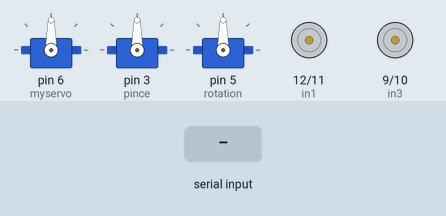
A sketch run on a simulated Arduino Uno, built with avr-gcc and run on an emulated ATmega328P. Shown: 3 × servo, motor-driver pin pairs drawn as motors (green arrow = first pin HIGH = forward, orange = second pin HIGH = backward, longer = more drive, scaled by the enable pin). The test bench sets the inputs (shaded band). What the sketch prints to the serial monitor is not drawn.

Above: at 1.2 s.
1.3 s: "S" received over the second serial link
2.8 s: "U90\n" received over the second serial link
At 3.4 s:
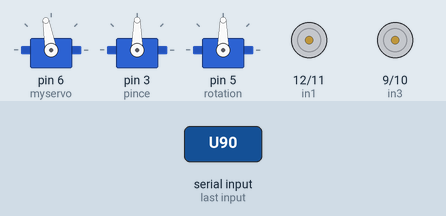
4.3 s: "H90\n" received over the second serial link
At 4.8 s:
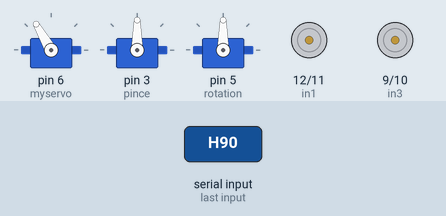
5.9 s: "D90\n" received over the second serial link
At 7.0 s:
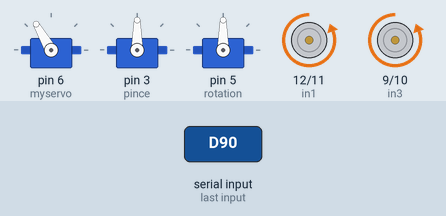
7.4 s: "T90\n" received over the second serial link
At 8.4 s:
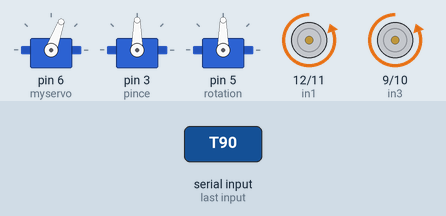
9.0 s: "U,45\n" received over the second serial link
At 9.4 s:
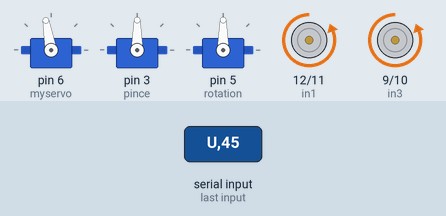
Timing chart, 0 to 11.5 s (numbered marks = the images above; inputs shaded):
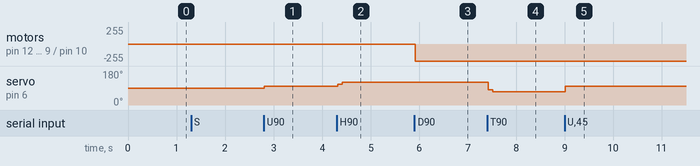

Measured:
- after the input at 2.8 s, servo on pin 6 (myservo): 90° → 100° at once
- after the input at 4.3 s, servo on pin 6 (myservo): 100° → 110° at once, → 120° 0.10 s later
- after the input at 5.9 s, motor on pin 12 (in1) / pin 11 (in2), motor on pin 9 (in3) / pin 10 (in4): stopped → backward 255/255 at once
- after the input at 7.4 s, servo on pin 6 (myservo): 120° → 80° at once, → 70° 0.10 s later
- after the input at 9.0 s, servo on pin 6 (myservo): 70° → 100° at once

The sketch:

Codeofficiel.ino
```cpp
//entrées pour le pont-H
int ena = 13;
int in1 = 12;
int in2 =11;

int enb = 8;
int in3 = 9;
int in4 = 10;


//on inclut et définit le bluetooth
#include<SoftwareSerial.h>
SoftwareSerial BT(2,4);
char DATA;

//Pin pour servo guideur
#include <Servo.h>
Servo myservo;
int PWM = 90;
int pos = 90;

//Pin pour pince
Servo pince;
Servo rotation;
int PWM1 = 90;
int PWM2 = 90;
int pos1 = PWM1;
int pos2 = PWM2;


void setup() {
  //PONT-H aka moteur arrière
  pinMode(in1, OUTPUT);
  pinMode(in2, OUTPUT);
  pinMode(in3, OUTPUT);
  pinMode(in4, OUTPUT);
  pinMode(ena, OUTPUT);
  pinMode(enb, OUTPUT);

  //servo moteur aka système de direction
  Serial.begin(9600);
  BT.begin(9600);
  myservo.attach(6);
  myservo.write(90);

  // système de pince
  pince.attach(3);
  pince.write(PWM1);
  rotation.attach(5);
  rotation.write(PWM2);
}

void tourneHoraire(int pos,int droite, int gauche){
  digitalWrite(droite,LOW);
  digitalWrite(gauche, HIGH);
  analogWrite(pos,200);
}
void tourneAntiHoraire(int pos,int droite, int gauche){
  digitalWrite(droite,HIGH);
  digitalWrite(gauche, LOW);
  analogWrite(pos,200);
}
void STOP(int pos,int droite, int gauche){
  digitalWrite(droite,HIGH);
  digitalWrite(gauche, LOW);
  analogWrite(pos,0);
}

void loop() {
  Serial.print("toto&)");
  Serial.println(BT.available());
  if (BT.available()){
    Serial.println("totoÉ");
    DATA = BT.read();
    Serial.println(myservo.read());
    if (DATA=='H'){
      PWM=BT.parseInt();
      myservo.write(110);
      delay(100);
      myservo.write(120);
      delay(30);
    }

    if (DATA=='T'){
      PWM=BT.parseInt();
      myservo.write(80);
      delay(100);
      myservo.write(70);
      delay(30);
    }


    if (DATA=='U'){
      PWM=BT.parseInt();
        myservo.write(100);
        delay(30);
      }

    if (DATA=='D'){
         tourneHoraire(ena,in1,in2);
         tourneHoraire(enb,in3,in4);
        delay(20);
      }
    if (DATA=='R'){
        tourneAntiHoraire(ena,in1,in2);
        tourneAntiHoraire(enb,in3,in4);
        delay(20);
      }
    if (DATA=='S'){
         STOP(ena,in1,in2);
         STOP(enb,in3,in4);
        delay(20);
      }

    if (DATA == 'A'){
        PWM1 =BT.parseInt();
      if((pos1 != PWM1)&&(PWM1 !=0)){
        pince.write(PWM1);
        delay(100);
        pos1 = PWM1;}
      else{
        pince.write(pos1);
      }
    }

    if (DATA == 'B'){
        PWM2 =BT.parseInt();
      if((pos2 != PWM2)&&(PWM2 !=0)){
        rotation.write(PWM2);
        delay(100);
        pos2 = PWM2;}
      else{
        rotation.write(pos2);
      }
    }


  }
  }
```
